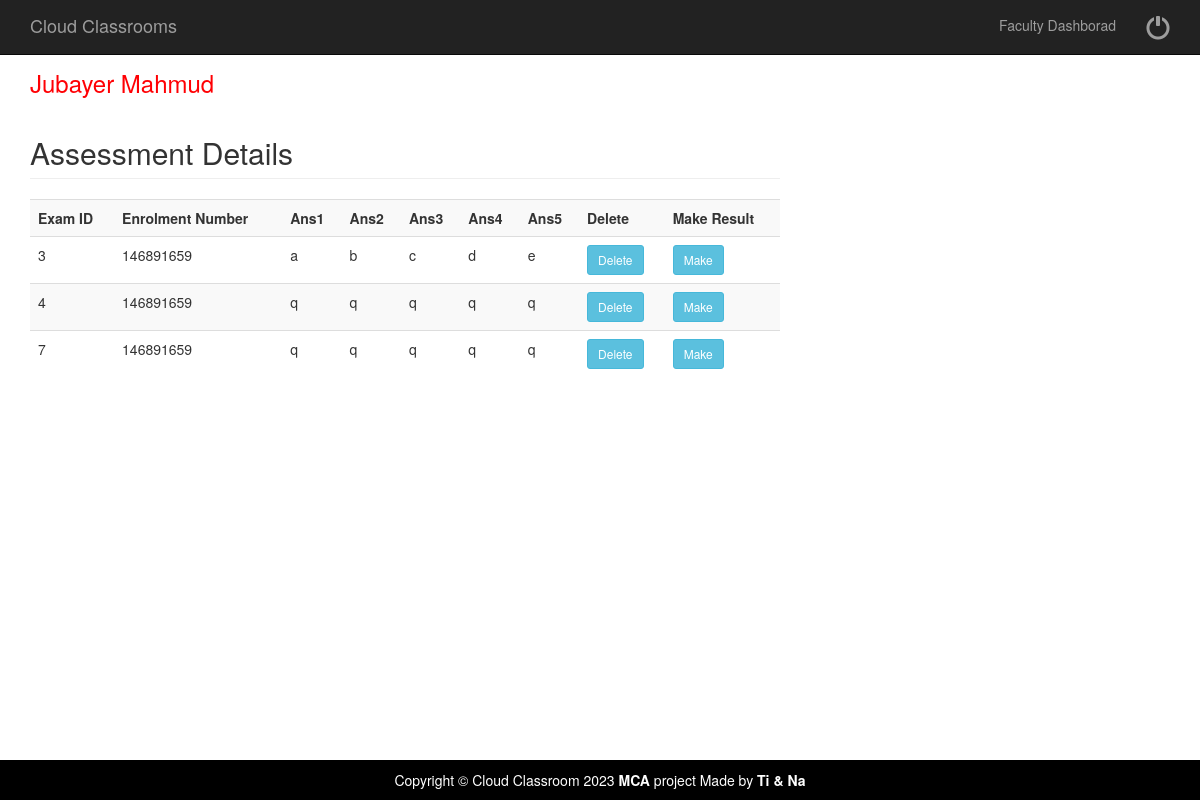
Page /examDetails.php (signed in) on the earlier database version.
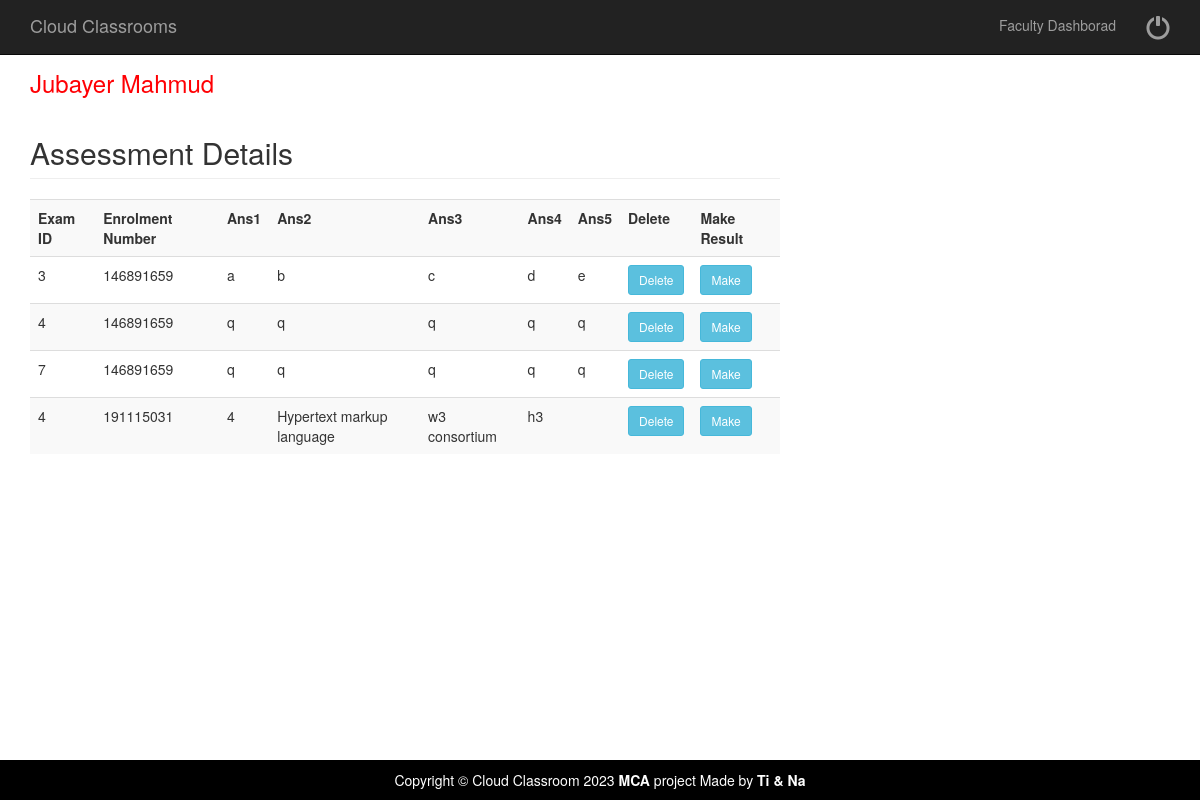
Same page on the later database version.
### tables this page shows
CREATE TABLE `examans` (
  `EAnsID` int(50) NOT NULL,
  `ExamID` int(10) NOT NULL,
  `Senrl` varchar(50) NOT NULL,
  `Sname` varchar(50) NOT NULL,
  `Ans1` mediumtext NOT NULL,
  `Ans2` mediumtext NOT NULL,
  `Ans3` mediumtext NOT NULL,
  `Ans4` mediumtext NOT NULL,
  `Ans5` mediumtext NOT NULL
);

### examDetails.php (the view, shortened to what this page needs)
<?php
$fname = $_SESSION[ "fname" ];
?>
<?php include('fhead.php');  ?>
<div class="container">
	<div class="row">
		<div class="col-md-8">
			<h3>  <a href="welcomefaculty.php" ><span style="color:#FF0004"> <?php echo $fname; ?></span></a> </h3>
			<?php
				include('database.php');
				$sql="SELECT * FROM examans";
				$rs=mysqli_query($connect,$sql);
				echo "<h2 class='page-header'>Assessment Details</h2>";
				echo "<table class='table table-striped' style='width:100%'>
				<tr>
					<th>Exam ID</th>
					<th>Enrolment Number</th>
					<th>Ans1</th>
					<th>Ans2</th>
					<th>Ans3</th>
					<th>Ans4</th>
					<th>Ans5</th>
					<th>Delete</th>
					<th>Make Result</th>
				</tr>";
				while($row=mysqli_fetch_array($rs))
				{
				?>
			<tr>
				<td>
					<?PHP echo $row['ExamID'];?>
				</td>
				<td>
					<?PHP echo $row['Senrl'];?>
				</td>
				<td>
					<?PHP echo $row['Ans1'];?>
				</td>
				<td>
					<?PHP echo $row['Ans2'];?>
				</td>
				<td>
					<?PHP echo $row['Ans3'];?>
				</td>
				<td>
					<?PHP echo $row['Ans4'];?>
				</td>
				<td>
					<?PHP echo $row['Ans5'];?>
				</td>
				<td><a href="examDetails.php?deleteid=<?php echo $row['ExamID']; ?>"> <input type="button" Value="Delete"  class="btn btn-info btn-sm"  data-toggle="modal" data-target="#myModal"></a>
				</td>
				<td><a href="makeresult.php?makeid=<?php echo $row['ExamID']; ?>"> <input type="button" Value="Make"  class="btn btn-info btn-sm"  data-toggle="modal" data-target="#myModal"></a>
				</td>
			</tr>
			<?php
			}
			?>
			</table>
		</div>
	</div>
	<?php include('allfoot.php');  ?>

Differences in the rows shown:
added examans: ExamID "4", Senrl "191115031", Ans1 "4", Ans2 "Hypertext markup language", Ans3 "w3 consortium", Ans4 "h3"
